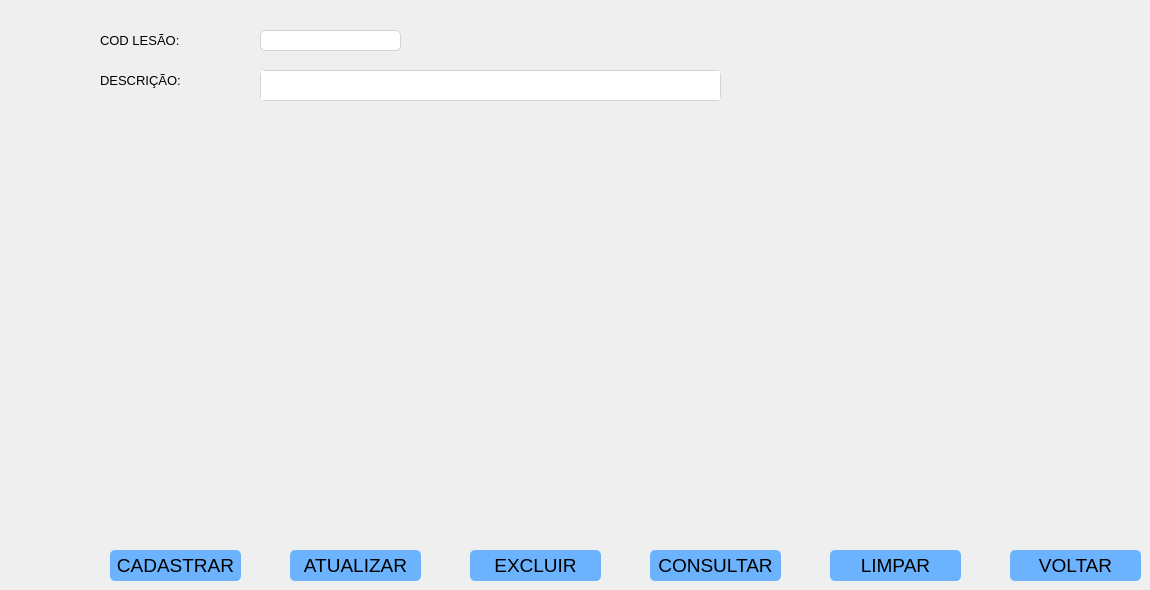
     <widget class="QWidget" name="tab_2">
      <attribute name="title">
       <string>TIPO DE LESÃO</string>
      </attribute>
      <widget class="QLabel" name="descricao_lesao">
       <property name="geometry">
        <rect>
         <x>100</x>
         <y>70</y>
         <width>101</width>
         <height>20</height>
        </rect>
       </property>
       <property name="font">
        <font>
         <pointsize>10</pointsize>
        </font>
       </property>
       <property name="styleSheet">
        <string notr="true">border: none;</string>
       </property>
       <property name="text">
        <string>DESCRIÇÃO:</string>
       </property>
       <property name="alignment">
        <set>Qt::AlignLeading|Qt::AlignLeft|Qt::AlignVCenter</set>
       </property>
      </widget>
      <widget class="QPlainTextEdit" name="campo_descricao_lesao">
       <property name="geometry">
        <rect>
         <x>260</x>
         <y>70</y>
         <width>461</width>
         <height>31</height>
        </rect>
       </property>
       <property name="font">
        <font>
         <pointsize>10</pointsize>
        </font>
       </property>
       <property name="styleSheet">
        <string notr="true">border: 0.5px solid rgb(211,211,211);
border-radius: 5px;</string>
       </property>
      </widget>
      <widget class="QLabel" name="cod_lesao">
       <property name="geometry">
        <rect>
         <x>100</x>
         <y>30</y>
         <width>101</width>
         <height>20</height>
        </rect>
       </property>
       <property name="font">
        <font>
         <pointsize>10</pointsize>
        </font>
       </property>
       <property name="styleSheet">
        <string notr="true">border: none;</string>
       </property>
       <property name="text">
        <string>COD LESÃO:</string>
       </property>
       <property name="alignment">
        <set>Qt::AlignLeading|Qt::AlignLeft|Qt::AlignVCenter</set>
       </property>
      </widget>
      <widget class="QLineEdit" name="campo_cod_lesao">
       <property name="geometry">
        <rect>
         <x>260</x>
         <y>30</y>
         <width>141</width>
         <height>21</height>
        </rect>
       </property>
       <property name="font">
        <font>
         <pointsize>10</pointsize>
        </font>
       </property>
       <property name="styleSheet">
        <string notr="true">border: 0.5px solid rgb(211,211,211);
border-radius: 5px;</string>
       </property>
      </widget>
      <widget class="QPushButton" name="bt_cadastrar_lesao">
       <property name="geometry">
        <rect>
         <x>110</x>
         <y>550</y>
         <width>131</width>
         <height>31</height>
        </rect>
       </property>
       <property name="font">
        <font>
         <pointsize>14</pointsize>
        </font>
       </property>
       <property name="styleSheet">
        <string notr="true">background-color: rgb(107, 179, 255);
border: none;
border-radius: 5px;</string>
       </property>
       <property name="text">
        <string>CADASTRAR</string>
       </property>
      </widget>
      <widget class="QPushButton" name="bt_atualizar_lesao">
       <property name="geometry">
        <rect>
         <x>290</x>
         <y>550</y>
         <width>131</width>
         <height>31</height>
        </rect>
       </property>
       <property name="font">
        <font>
         <pointsize>14</pointsize>
        </font>
       </property>
       <property name="styleSheet">
        <string notr="true">background-color: rgb(107, 179, 255);
border: none;
border-radius: 5px;</string>
       </property>
       <property name="text">
        <string>ATUALIZAR</string>
       </property>
      </widget>
      <widget class="QPushButton" name="bt_excluir_lesao">
       <property name="geometry">
        <rect>
         <x>470</x>
         <y>550</y>
         <width>131</width>
         <height>31</height>
        </rect>
       </property>
       <property name="font">
        <font>
         <pointsize>14</pointsize>
        </font>
       </property>
       <property name="styleSheet">
        <string notr="true">background-color: rgb(107, 179, 255);
border: none;
border-radius: 5px;</string>
       </property>
       <property name="text">
        <string>EXCLUIR</string>
       </property>
      </widget>
      <widget class="QPushButton" name="bt_consultar_lesao">
       <property name="geometry">
        <rect>
         <x>650</x>
         <y>550</y>
         <width>131</width>
         <height>31</height>
        </rect>
       </property>
       <property name="font">
        <font>
         <pointsize>14</pointsize>
        </font>
       </property>
       <property name="styleSheet">
        <string notr="true">background-color: rgb(107, 179, 255);
border: none;
border-radius: 5px;</string>
       </property>
       <property name="text">
        <string>CONSULTAR</string>
       </property>
      </widget>
      <widget class="QPushButton" name="bt_limpar_lesao">
       <property name="geometry">
        <rect>
         <x>830</x>
         <y>550</y>
         <width>131</width>
         <height>31</height>
        </rect>
       </property>
       <property name="font">
        <font>
         <pointsize>14</pointsize>
        </font>
       </property>
       <property name="styleSheet">
        <string notr="true">background-color: rgb(107, 179, 255);
border: none;
border-radius: 5px;</string>
       </property>
       <property name="text">
        <string>LIMPAR</string>
       </property>
      </widget>
      <widget class="QPushButton" name="bt_voltar_lesao">
       <property name="geometry">
        <rect>
         <x>1010</x>
         <y>550</y>
         <width>131</width>
         <height>31</height>
        </rect>
       </property>
       <property name="font">
        <font>
         <pointsize>14</pointsize>
        </font>
       </property>
       <property name="styleSheet">
        <string notr="true">background-color: rgb(107, 179, 255);
border: none;
border-radius: 5px;</string>
       </property>
       <property name="text">
        <string>VOLTAR</string>
       </property>
      </widget>
     </widget>
